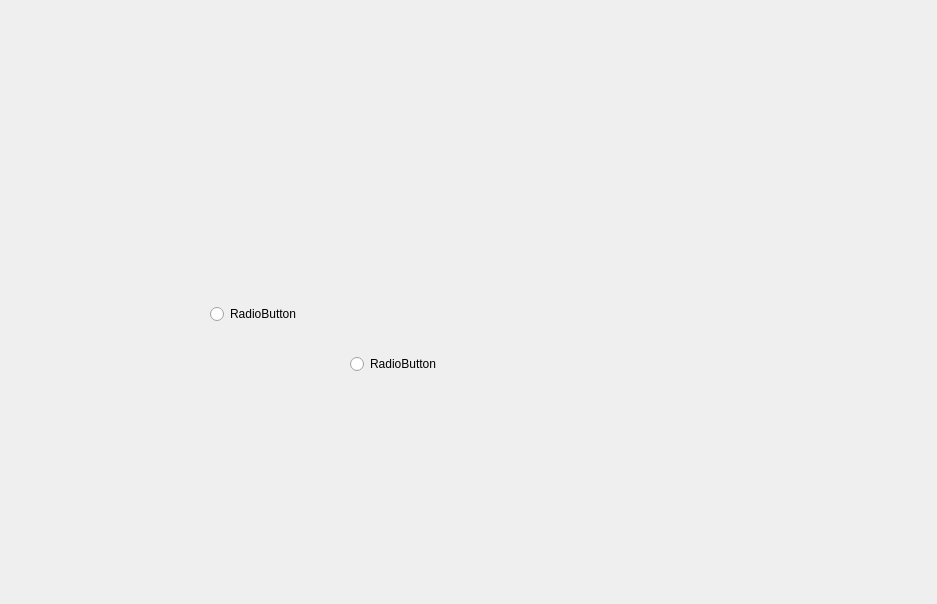
<?xml version="1.0" encoding="UTF-8"?>
<ui version="4.0">
 <class>Form</class>
 <widget class="QWidget" name="Form">
  <property name="geometry">
   <rect>
    <x>0</x>
    <y>0</y>
    <width>937</width>
    <height>604</height>
   </rect>
  </property>
  <property name="windowTitle">
   <string>Form</string>
  </property>
  <widget class="QRadioButton" name="radioButton">
   <property name="geometry">
    <rect>
     <x>210</x>
     <y>300</y>
     <width>174</width>
     <height>28</height>
    </rect>
   </property>
   <property name="text">
    <string>RadioButton</string>
   </property>
  </widget>
  <widget class="QRadioButton" name="radioButton_2">
   <property name="geometry">
    <rect>
     <x>350</x>
     <y>350</y>
     <width>174</width>
     <height>28</height>
    </rect>
   </property>
   <property name="text">
    <string>RadioButton</string>
   </property>
  </widget>
 </widget>
 <resources/>
 <connections/>
</ui>
